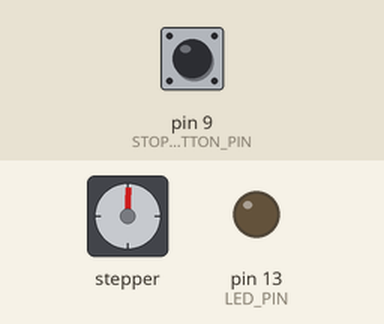
Recording of a sketch running on a simulated Arduino Uno, built with avr-gcc and run on an emulated ATmega328P. Parts: stepper motor, output pins drawn as LEDs (lit = HIGH). The inputs (shaded band) are chosen by the test bench; at power-on: pin 9 (STOP_BUTTON_PIN) HIGH. Stepper angles assume 200 steps per turn.

Above: at 1.2 s.
1.3 s: pin 9 (STOP_BUTTON_PIN) pulled LOW for 0.15 s
At 3.2 s:
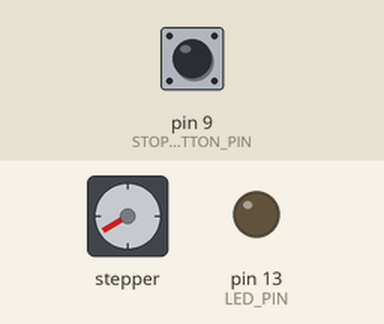
7.4 s: pin 9 (STOP_BUTTON_PIN) pulled LOW for 1 s
At 8.9 s:
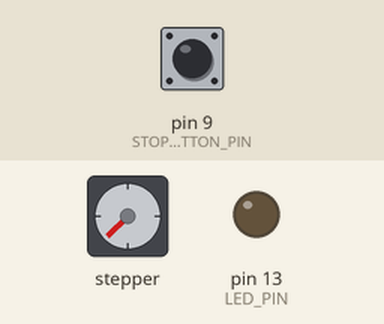
11.4 s: pin 9 (STOP_BUTTON_PIN) pulled LOW for 3.2 s
At 13.3 s:
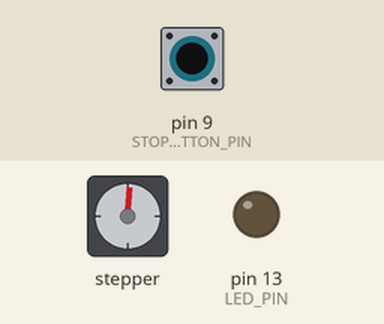
17.6 s: pin 9 (STOP_BUTTON_PIN) pulled LOW for 0.15 s
At 23.1 s:
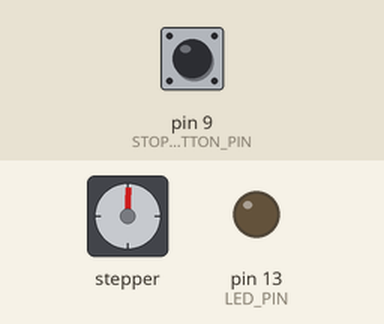
23.7 s: pin 9 (STOP_BUTTON_PIN) pulled LOW for 0.15 s
At 29.5 s:
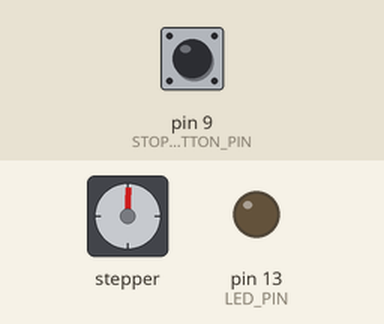
29.8 s: pin 9 (STOP_BUTTON_PIN) pulled LOW for 1 s
At 56.8 s:
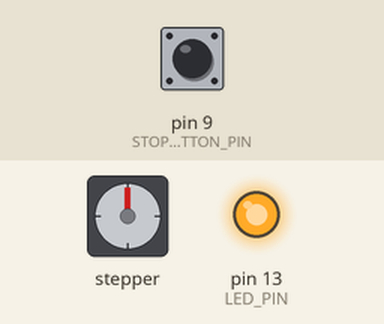
Timing chart, 0 to 57.5 s (numbered marks = the images above; inputs shaded):
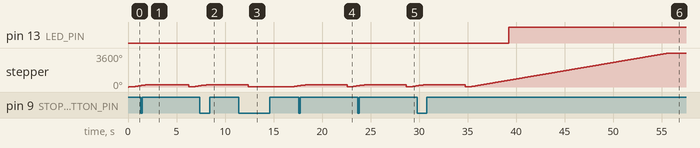

The sketch:

Example7_MovingWhileDoingOtherThingsToo.ino
```cpp
//      ******************************************************************
//      *                                                                *
//      *    Example shows how to move while testing other conditions    *
//      *    at the same time                                             *
//      *                                                                *
//      *            S. Reifel & Co.                6/24/2018            *
//      *                                                                *
//      ******************************************************************


// This sketch shows how you can do other things while the motor is running.
// Examples of "other things" might be to:  1) Decelerate to a stop once a
// button is press.  2) Turn on a solenoid when the motor moves past
// position 850.  3) Flash a strobe every 200 steps.  4) Run continuously as
// long as a temperature is below 125 degrees.
//
// A limitations to consider is the code you run while the stepper is moving
// needs to execute VERY fast.  Perhaps no longer than 0.05 milliseconds.
//
//
// Documentation at:
//         https://github.com/Stan-Reifel/FlexyStepper
//
//
// The motor must be connected to the Arduino with a driver board having a
// "Step and Direction" interface.  It's VERY important that you set the
// motor current first!  Read the driver board's documentation to learn how.

// ***********************************************************************


#include <FlexyStepper.h>


//
// pin assignments
//
const int LED_PIN = 13;
const int MOTOR_STEP_PIN = 3;
const int MOTOR_DIRECTION_PIN = 4;
const int STOP_BUTTON_PIN = 9;


//
// create the stepper motor object
//
FlexyStepper stepper;


void setup()
{
  //
  // setup the LED pin, stop button pin and enable print statements
  //
  pinMode(LED_PIN, OUTPUT);
  pinMode(STOP_BUTTON_PIN, INPUT_PULLUP);
  Serial.begin(9600);


  //
  // connect and configure the stepper motor to its IO pins
  //
  stepper.connectToPins(MOTOR_STEP_PIN, MOTOR_DIRECTION_PIN);
}


void loop()
{
  //
  // set the speed and acceleration rates for the stepper motor
  //
  stepper.setSpeedInStepsPerSecond(100);
  stepper.setAccelerationInStepsPerSecondPerSecond(100);


  //
  // set the motor's current positon to 0 and turn off the LED
  //
  stepper.setCurrentPositionInSteps(0);
  digitalWrite(LED_PIN, LOW);
  bool stopFlag = false;


  //
  // setup the motor so that it will rotate 2000 steps, Note: this
  // command does not start moving yet
  //
  stepper.setTargetPositionInSteps(2000);


  //
  // now execute the move, looping until the motor has finished
  //
  while(!stepper.motionComplete())
  {
    //
    // Note: The code added to this loop must execute VERY fast.
    // Perhaps no longer than 0.05 milliseconds.
    //

    //
    // process motor steps
    //
    stepper.processMovement();


    //
    // check if motor has moved past position 400, if so turn On the LED
    //
    if (stepper.getCurrentPositionInSteps() == 400)
      digitalWrite(LED_PIN, HIGH);


    //
    // check if the user has pressed the "Stop" button, if so decelerate to a stop
    //
    if ((digitalRead(STOP_BUTTON_PIN) == LOW) && (stopFlag == false))
    {
      stepper.setTargetPositionToStop();
      stopFlag = true;
    }
  }


  //
  // delay before starting again
  //
  delay(4000);
}
```

Measured:
- after the input at 1.3 s, pin 13 (LED_PIN): stays LOW (without the input it goes to HIGH after 3.3 s)
- after the input at 7.4 s, pin 13 (LED_PIN): stays LOW (without the input it goes to HIGH after 3.3 s)
- after the input at 11.4 s, pin 13 (LED_PIN): stays LOW (without the input it goes to HIGH after 5.5 s)
- after the input at 17.6 s, pin 13 (LED_PIN): stays LOW (without the input it goes to HIGH after 3.4 s)
- after the input at 23.7 s, pin 13 (LED_PIN): stays LOW (without the input it goes to HIGH after 3.3 s)
- after the input at 29.8 s, pin 13 (LED_PIN): LOW → HIGH after 9.4 s instead of 3.4 s
